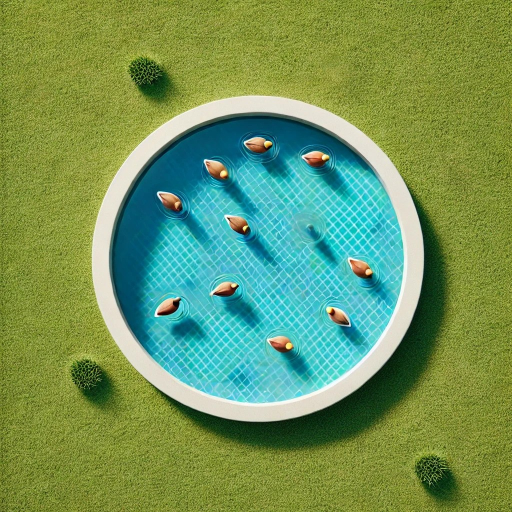
#> input picture zadatak 1/data/picture_1.jpg, 1024 x 1024 px (shown at 1/2 size); its folder holds only this picture in this run
$ python primer.py
#> lines starting #> are read from the running program, lines starting #| are printed output that depends on the picture; after the words box and inside, x2 and y2 are one past the last pixel; in counts of white or black regions, pixels touching at a corner belong together
import cv2
import numpy as np
import matplotlib.pyplot as plt

def count_ducks_with_filled_contours(image_path):
#> called with image_path = 'data/picture_1.jpg'
    img = cv2.imread(image_path)
#> img is the input picture: shape (1024, 1024, 3); mean B, G, R 92.1, 149.2, 112.5

    # Kropovanje slike (uzimanje centralnog dela)
    h, w, _ = img.shape
#> h = 1024; w = 1024
    crop_img = img[250:800, 200:800]  # uzimanje srednje trećine

    # Konvertovanje kropovane slike u grayscale
    grayscale_img = cv2.cvtColor(crop_img, cv2.COLOR_BGR2GRAY)
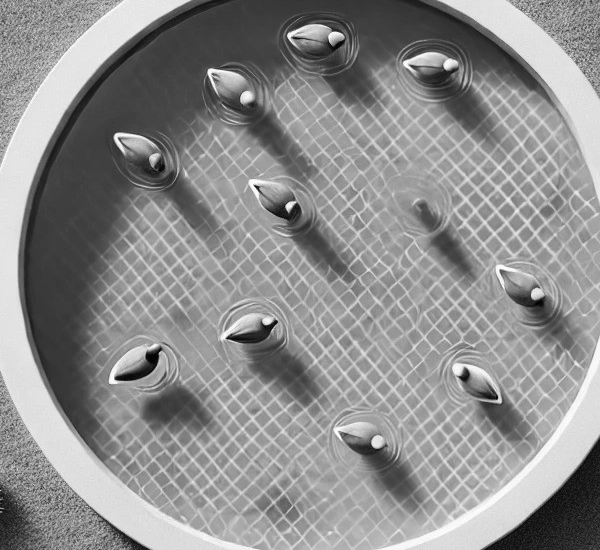
#> grayscale_img: shape (550, 600); min 0, max 255, mean 142.2

    # Binarizacija sa fiksnim pragom
    _, binary_img = cv2.threshold(grayscale_img, 80, 255, cv2.THRESH_BINARY_INV)
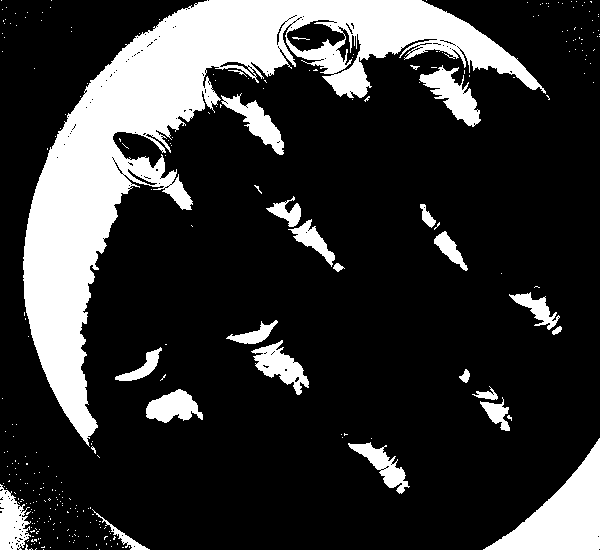
#> binary_img: shape (550, 600); 20.4% white; 283 white regions (259 under 20 px), largest, box (x1, y1, x2, y2) and area: (23, 0, 546, 447) 48769, (483, 438, 600, 550) 5578, (419, 65, 481, 127) 1609

    # Uklanjanje šuma sa zatvaranjem kontura
    kernel = cv2.getStructuringElement(cv2.MORPH_ELLIPSE, (5, 5))
    closed_img = cv2.morphologyEx(binary_img, cv2.MORPH_CLOSE, kernel, iterations=2)
#> closed_img: shape (550, 600); 22.2% white; 121 white regions (100 under 20 px), largest, box (x1, y1, x2, y2) and area: (23, 0, 546, 454) 55403, (483, 438, 600, 550) 5583, (226, 320, 309, 395) 2089

    # Detekcija ivica sa Canny
    edges = cv2.Canny(closed_img, threshold1=50, threshold2=150)
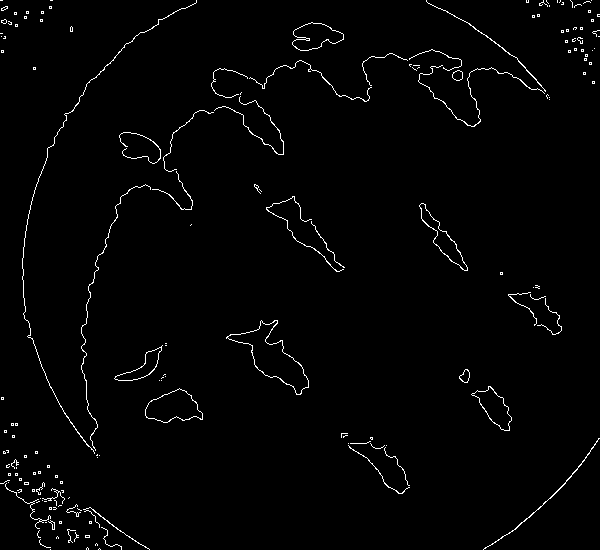
#> edges: shape (550, 600); 1.6% white in thin lines or dots

    # Dilacija na ivicama radi spajanja kontura
    dilated_edges = cv2.dilate(edges, kernel, iterations=2)
#> dilated_edges: shape (550, 600); 14.4% white; 33 white regions, largest, box (x1, y1, x2, y2) and area: (18, 0, 554, 462) 20716, (0, 447, 154, 550) 5459, (222, 316, 313, 399) 2459
    dilated_edges = cv2.erode(dilated_edges, kernel, iterations=1)
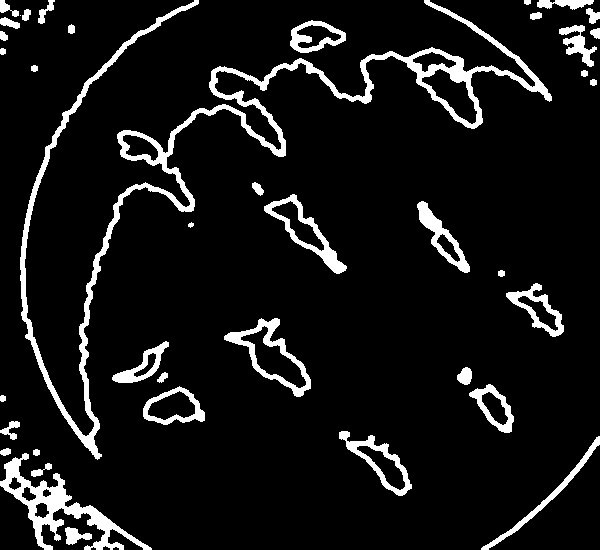
#> dilated_edges: shape (550, 600); 8.5% white; 40 white regions (1 under 20 px)

    # Zatvaranje da bi se povezali obližnji regioni
    edges_closed = cv2.morphologyEx(dilated_edges, cv2.MORPH_CLOSE, kernel, iterations=1)

    # Popunjavanje kontura kako bi se formirali puni oblici
    filled_img = np.zeros_like(grayscale_img)  # Crna pozadina za popunjene konture
    contours, _ = cv2.findContours(edges_closed, cv2.RETR_EXTERNAL, cv2.CHAIN_APPROX_SIMPLE)
#> contours = 40 contours, 2 with area under 20; largest, box (x1, y1, x2, y2) and area: (20, 0, 552, 460) 12293, (0, 453, 152, 550) 3326, (224, 318, 311, 397) 2710, (264, 194, 347, 274) 1956, (339, 431, 412, 496) 1686

    filled_contour_areas = []  # Lista za skladištenje površina kontura
    contour_labels = []  # Lista za skladištenje parova (broj, kontura)

    for i, cnt in enumerate(contours, start=1):
        area = cv2.contourArea(cnt)
        if 750 < area < 2000 or 2200 < area < 3000 or 9000 < area < 10000:
            # Popunjavamo konture belom bojom
            cv2.drawContours(filled_img, [cnt], -1, 255, thickness=cv2.FILLED)
            filled_contour_areas.append(area)
            contour_labels.append((i, cnt))  # Čuvamo broj konture i samu konturu
#> this loop made 40 passes
#> area on passes 1 to 12: 230.5, 88, 3326.5, 30, 51, 745.5, 1686, 129, 26, 1552, 1100, 53
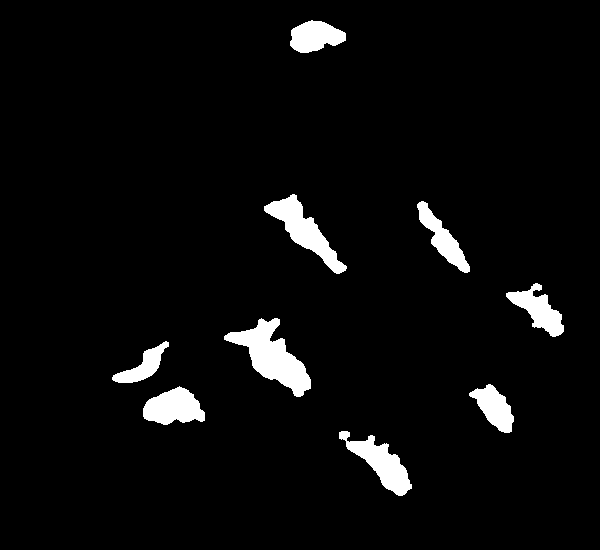
#> filled_img: shape (550, 600); 4.3% white; 9 white regions, largest, box (x1, y1, x2, y2) and area: (224, 318, 311, 397) 2842, (264, 194, 347, 274) 2069, (339, 431, 412, 496) 1797
#> after the loop, contour_labels = 9 items; filled_contour_areas = [1686, 1552, 1100, 821.5, 2709.5, 1257.5, 1170, 1956.5, 1208]

    # Ispis površina popunjenih kontura
    print("Površine svih popunjenih kontura koje zadovoljavaju uslov:")
    for i, area in enumerate(filled_contour_areas, 1):
        print(f"Kontura {i}: Površina = {area}")
#> this loop made 9 passes
#> area on passes 1 to 9: 1686, 1552, 1100, 821.5, 2709.5, 1257.5, 1170, 1956.5, 1208
#| Kontura 1: Površina = 1686.0
#| Kontura 2: Površina = 1552.0
#| Kontura 3: Površina = 1100.0
#| Kontura 4: Površina = 821.5
#| Kontura 5: Površina = 2709.5
#| Kontura 6: Površina = 1257.5
#| Kontura 7: Površina = 1170.0
#| Kontura 8: Površina = 1956.5
#> (further printed lines are left out)

    # Kopija slike za prikaz kontura patkica sa oznakama
    contour_img = crop_img.copy()
    for label, cnt in contour_labels:
        # Pronalazak centra konture za ispisivanje broja
        M = cv2.moments(cnt)
        if M["m00"] != 0:
            cX = int(M["m10"] / M["m00"])
            cY = int(M["m01"] / M["m00"])
            cv2.putText(contour_img, str(label), (cX, cY), cv2.FONT_HERSHEY_SIMPLEX, 0.6, (255, 0, 0), 2)
#> this loop made 9 passes
#> (label, cX, cY) on passes 1 to 9: (7, 381, 463), (10, 173, 407), (11, 494, 407), (14, 142, 365), (15, 272, 356), (16, 538, 309), (19, 442, 238), (20, 303, 230), (30, 314, 36)
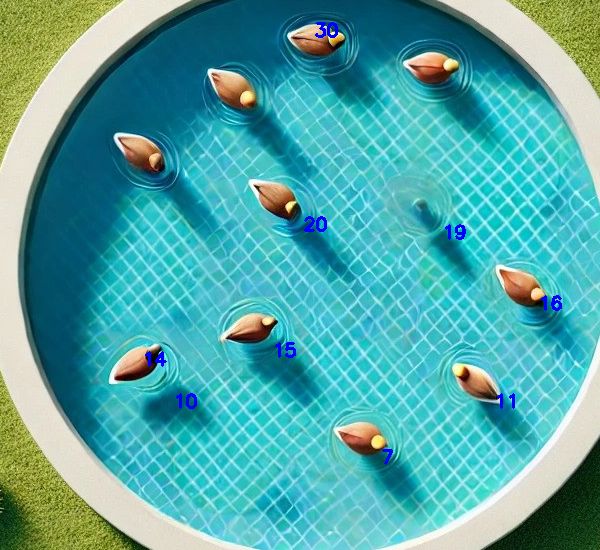
#> contour_img: shape (550, 600, 3); mean B, G, R 166.9, 167.4, 82.3

    # Prikazivanje slike nakon popunjavanja kontura i konačnih detekcija
    plt.figure(figsize=(18, 6))

    plt.subplot(1, 3, 1)
    plt.imshow(cv2.cvtColor(crop_img, cv2.COLOR_BGR2RGB))
    plt.title('Kropovana originalna slika')
    plt.axis('off')

    plt.subplot(1, 3, 2)
    plt.imshow(filled_img, cmap='gray')
    plt.title('Popunjene konture (samo u opsegu)')
    plt.axis('off')

    plt.subplot(1, 3, 3)
    plt.imshow(cv2.cvtColor(contour_img, cv2.COLOR_BGR2RGB))
    plt.title(f'Broj detektovanih patkica: {len(filled_contour_areas)}')
    plt.axis('off')

    plt.show()
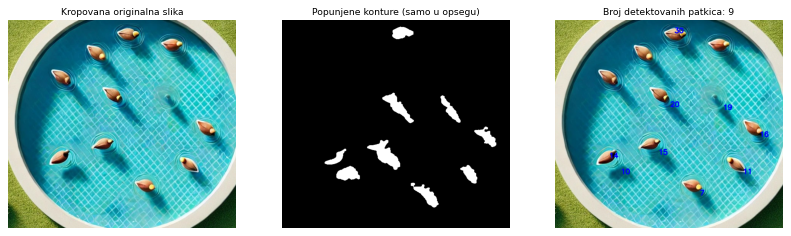
#> figure drawn by matplotlib, 3 panels

    # Ispis broja detektovanih patkica
    print(f"Broj detektovanih patkica u slici '{image_path}': {len(filled_contour_areas)}")
#| Broj detektovanih patkica u slici 'data/picture_1.jpg': 9

# Poziv funkcije za svaku sliku
for i in range(1, 11):
    image_path = f'data/picture_{i}.jpg'
#> (the run stopped early here; a loop or call above may not have finished)
